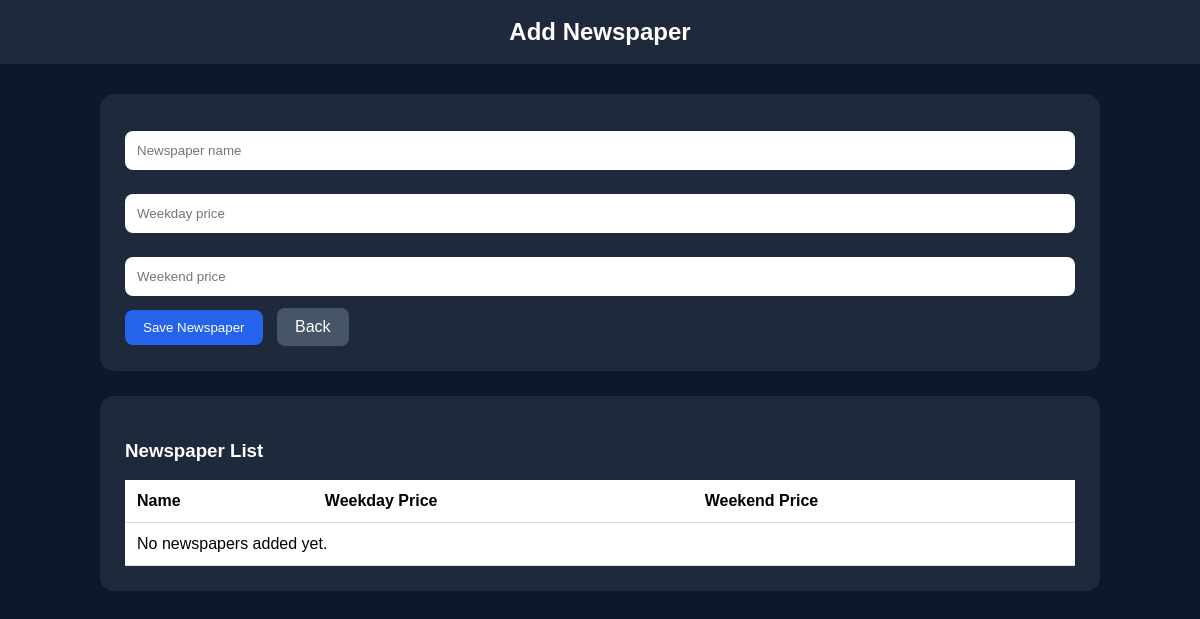
The app's page /add-newspaper/ (signed in), older data.
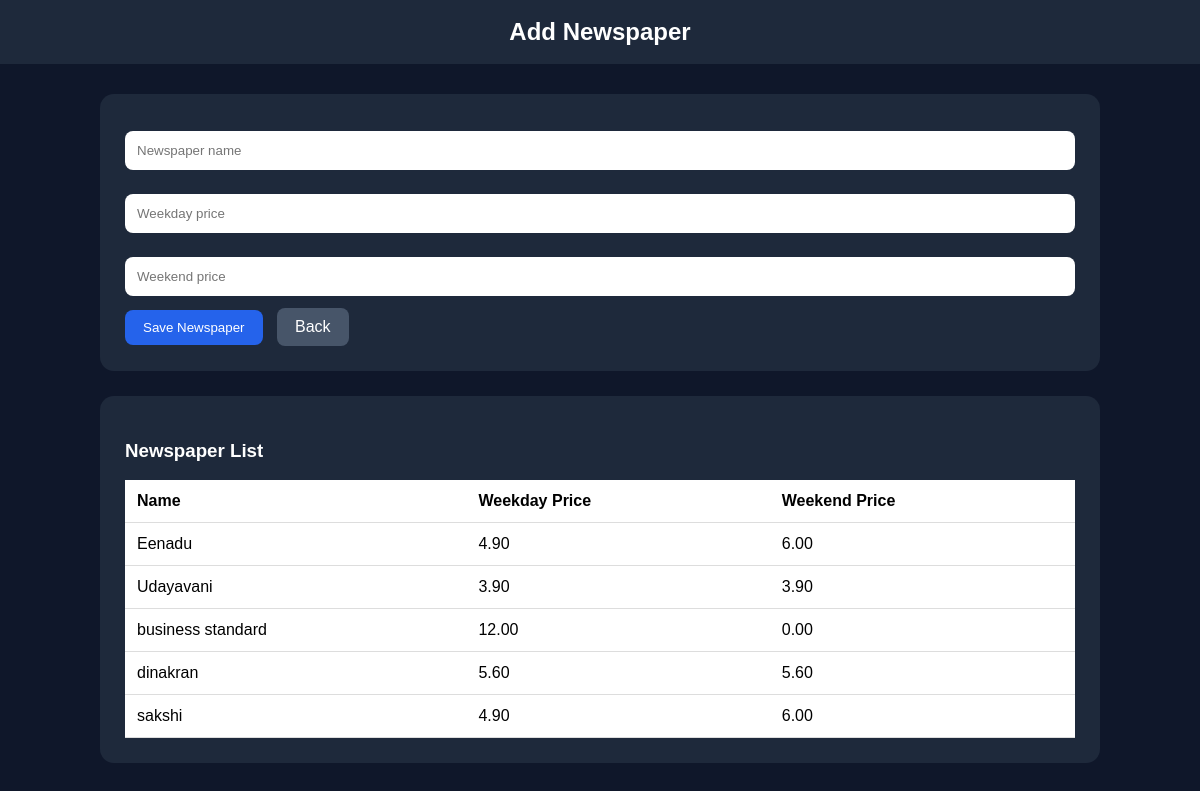
The same page, newer data.
### core/models.py (models this page shows, shortened)
class Newspaper(models.Model):
    name = models.CharField(max_length=100, unique=True)
    weekday_price = models.DecimalField(max_digits=10, decimal_places=2, default=0)
    weekend_price = models.DecimalField(max_digits=10, decimal_places=2, default=0)
    is_active = models.BooleanField(default=True)

### core/views.py (the view, shortened to what this page needs)
# urls.py: path('add-newspaper/', views.add_newspaper, name='add_newspaper'),
def add_newspaper(request):
    if not request.session.get("is_admin_logged_in"):
        return redirect("admin_login")
    newspapers = Newspaper.objects.all().order_by("name")
    return render(request, "core/add_newspaper.html", {"newspapers": newspapers})

### core/templates/core/add_newspaper.html (shortened to what this page needs)
<!DOCTYPE html>
<html>
<head>
</head>
<body>
    <div class="header">Add Newspaper</div>
    <div class="container">
        <div class="box">
            <form method="POST">
                <input type="text" name="name" placeholder="Newspaper name" required>
                <input type="number" step="0.01" name="weekday_price" placeholder="Weekday price" required>
                <input type="number" step="0.01" name="weekend_price" placeholder="Weekend price" required>
                <button type="submit">Save Newspaper</button>
                <a href="{% url 'admin_dashboard' %}" class="back-btn">Back</a>
            </form>
        </div>
        <div class="box">
            <h3>Newspaper List</h3>
            <table>
                <tr>
                    <th>Name</th>
                    <th>Weekday Price</th>
                    <th>Weekend Price</th>
                </tr>
                {% for newspaper in newspapers %}
                <tr>
                    <td>{{ newspaper.name }}</td>
                    <td>{{ newspaper.weekday_price }}</td>
                    <td>{{ newspaper.weekend_price }}</td>
                </tr>
                {% empty %}
                <tr>
                    <td colspan="3">No newspapers added yet.</td>
                </tr>
                {% endfor %}
            </table>
        </div>
    </div>
</body>
</html>

Row changes from the older to the newer data that the page shows:
added Newspaper: name "Eenadu", weekday_price "4.90", weekend_price "6.00"
added Newspaper: name "Udayavani", weekday_price "3.90", weekend_price "3.90"
added Newspaper: name "business standard", weekday_price "12.00", weekend_price "0.00"
added Newspaper: name "dinakran", weekday_price "5.60", weekend_price "5.60"
added Newspaper: name "sakshi", weekday_price "4.90", weekend_price "6.00"
Text that changed along with them:
text no longer shown: "No newspapers added yet."
